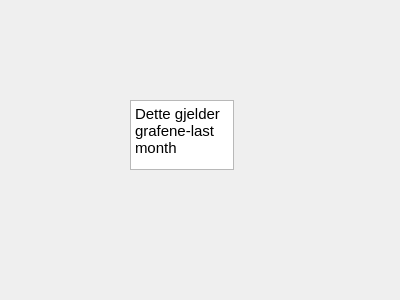
<?xml version="1.0" encoding="UTF-8"?>
<ui version="4.0">
 <class>OneMonthDialog</class>
 <widget class="QDialog" name="OneMonthDialog">
  <property name="geometry">
   <rect>
    <x>0</x>
    <y>0</y>
    <width>400</width>
    <height>300</height>
   </rect>
  </property>
  <property name="windowTitle">
   <string>Dialog</string>
  </property>
  <widget class="QTextEdit" name="textEdit">
   <property name="geometry">
    <rect>
     <x>130</x>
     <y>100</y>
     <width>104</width>
     <height>70</height>
    </rect>
   </property>
   <property name="html">
    <string>&lt;!DOCTYPE HTML PUBLIC &quot;-//W3C//DTD HTML 4.0//EN&quot; &quot;http://www.w3.org/TR/REC-html40/strict.dtd&quot;&gt;
&lt;html&gt;&lt;head&gt;&lt;meta name=&quot;qrichtext&quot; content=&quot;1&quot; /&gt;&lt;meta charset=&quot;utf-8&quot; /&gt;&lt;style type=&quot;text/css&quot;&gt;
p, li { white-space: pre-wrap; }
hr { height: 1px; border-width: 0; }
li.unchecked::marker { content: &quot;\2610&quot;; }
li.checked::marker { content: &quot;\2612&quot;; }
&lt;/style&gt;&lt;/head&gt;&lt;body style=&quot; font-family:'Ubuntu Sans'; font-size:11pt; font-weight:400; font-style:normal;&quot;&gt;
&lt;p style=&quot; margin-top:0px; margin-bottom:0px; margin-left:0px; margin-right:0px; -qt-block-indent:0; text-indent:0px;&quot;&gt;Dette gjelder grafene-last month&lt;/p&gt;&lt;/body&gt;&lt;/html&gt;</string>
   </property>
  </widget>
 </widget>
 <resources/>
 <connections/>
</ui>
